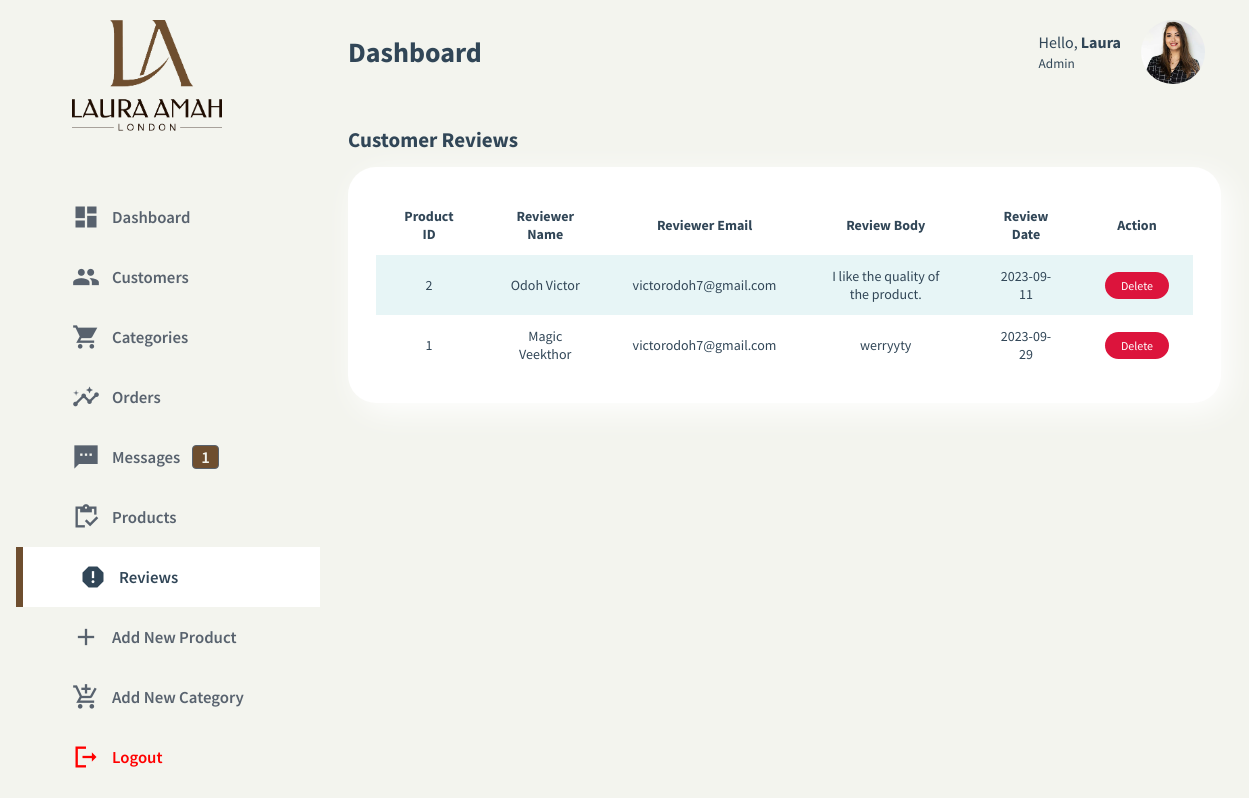
Page /admin/reviews.php on the committed database.
### tables this page shows
CREATE TABLE `soul_reviews` (
  `id` int(11) NOT NULL,
  `review_name` varchar(255) NOT NULL,
  `review_rating` varchar(1) NOT NULL,
  `review_email` varchar(255) NOT NULL,
  `review_body` varchar(255) NOT NULL,
  `review_date` date NOT NULL,
  `proid` int(11) NOT NULL
);

### admin/reviews.php (the view, shortened to what this page needs)
<?php
include "includes/db.php";
$reviews = "SELECT * FROM `soul_reviews`";
$reviews_query = $mysqli -> query($reviews);
$messages = "SELECT * FROM soul_message where status2 = '1'";
$messages_result = mysqli_query($mysqli, $messages);
$messages_count = mysqli_num_rows($messages_result);
?>
<!DOCTYPE html>
<html lang="en">
    <head>
        <link rel="stylesheet" href="css/styles.css" />
        <link rel="stylesheet" href="css/styles-responsive.css" />
    </head>
    <body class="customers">
        <div class="dashboard-container customers">
            <aside class="main-sidebar">
                <header class="aside-header">
                    <div class="brand">
                        <img src="images/soul.png" alt="Logo" />
                    </div>
                </header>
                <div class="sidebar" id="sidebar">
                    <ul class="list-items">
                        <li class="item">
                            <a href="dashboard.php">
                                <span class="material-icons-sharp">
                                </span>
                                <span>Dashboard</span>
                            </a>
                        </li>
                        <li class="item">
                            <a href="customers.php">
                                <span class="material-icons-sharp">
                                </span>
                                <span>Customers</span>
                            </a>
                        </li>
                        <li class="item">
                            <a href="categories.php">
                                <span class="material-icons-sharp">
                                </span>
                                <span>Categories</span>
                            </a>
                        </li>
                        <li class="item">
                            <a href="orders.php">
                                <span class="material-icons-sharp">
                                </span>
                                <span>Orders</span>
                            </a>
                        </li>
                        <li class="item">
                            <a href="messages.php">
                                <span class="material-icons-sharp">
                                </span>
                                <span>Messages</span>
                                <span class="message-count"><?php echo $messages_count ?></span>
                            </a>
                        </li>
                        <li class="item">
                            <a href="products.php">
                                <span class="material-icons-sharp">
                                </span>
                                <span>Products</span>
                            </a>
                        </li>
                        <li class="item">
                            <a href="reviews.php" class="active">
                                <span class="material-icons-sharp">
                                </span>
                                <span>Reviews</span>
                            </a>
                        </li>
                        <li class="item">
                            <a href="addproduct.php">
                                <span class="material-icons-sharp"> add </span>
                                <span>Add New Product</span>
                            </a>
                        </li>
                        <li class="item">
                            <a href="addcategory.php">
                                <span class="material-icons-sharp"> add_shopping_cart </span>
                                <span>Add New Category</span>
                            </a>
                        </li>
                        <li class="item">
                            <a href="#">
                                <span class="material-icons-sharp">
                                </span>
                                <span>Logout</span>
                            </a>
                        </li>
                    </ul>
                </div>
            </aside>
            <main class="main-container">
                <div class="admin-header">
                    <h1 class="main-title">Dashboard</h1>
                    <aside class="extrabar">
                        <header class="header-right">
                            <div class="profile">
                                <div class="profile-info">
                                    <p>Hello, <strong>Laura</strong></p>
                                    <small>Admin</small>
                                </div>
                                <div class="profile-image">
                                    <img src="images/team-4.jpg" alt="" width="100%" />
                                </div>
                            </div>
                        </header>
                    </aside>
                </div>
                <section class="recent-orders">
                    <div class="ro-title">
                        <h2 class="recent-orders-title">Customer Reviews</h2>
                    </div>
                    <table>
                        <thead>
                            <tr>
                                <th>Product ID</th>
                                <th>Reviewer Name</th>
                                <th>Reviewer Email</th>
                                <th>Review Body</th>
                                <th>Review Date</th>
                                <th>Action</th>
                            </tr>
                        </thead>
                        <tbody>
                            <?php while($row = $reviews_query -> fetch_assoc()) { ?>
                                <tr>
                                    <td><?php echo $row['proid'] ?></td>
                                    <td><?php echo $row['review_name'] ?></td>
                                    <td><?php echo $row['review_email'] ?></td>
                                    <td><?php echo $row['review_body'] ?></td>
                                    <td><?php echo $row['review_date'] ?></td>
                                    <td><a href="customers.php?id=<?php echo $row['id']; ?>" class="status pending">Delete</a></td>
                                </tr>
                            <?php } ?>
                        </tbody>
                    </table>
                </section>
            </main>
        </div>
    </body>
</html>

### rows in the picture
soul_reviews: proid "2", review_name "Odoh Victor", review_email "victorodoh7@gmail.com", review_body "I like the quality of the product.", review_date "2023-09-11"
soul_reviews: proid "1", review_name "Magic Veekthor", review_email "victorodoh7@gmail.com", review_body "werryyty", review_date "2023-09-29"

### other values in the picture
$messages_count "1"
